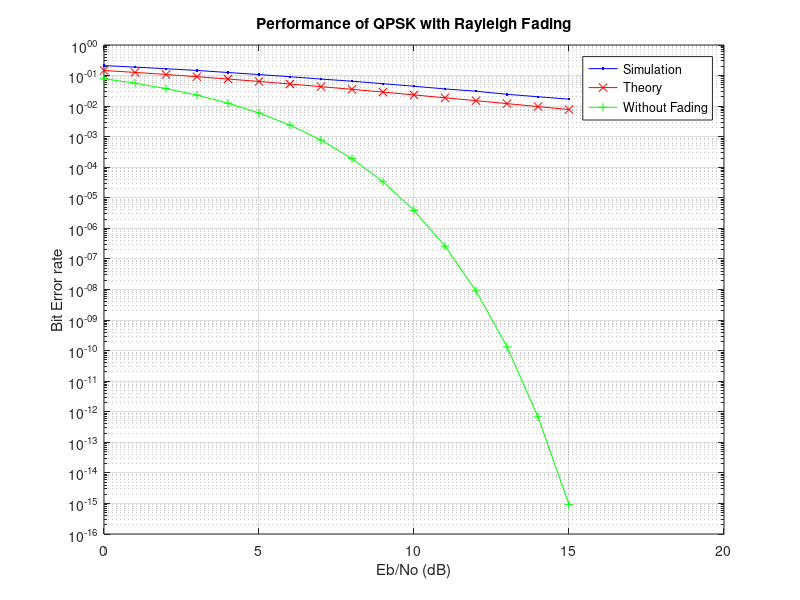

Here is the MATLAB script that generated this plot:
clc
clear all
bits=100000;
data=randint(1,bits)>0.5;
%---debugging---
%data=[1 1 1]
%xxxxxxxxxx
ebno=0:15;
BER=zeros(1,length(ebno));
   
    %---Transmitter---------
    %Gray mapping of bits into symbols
    col=length(data)/2;
    I=zeros(1,col);
    Q=I;
    
    I=data(1:2:bits-1);
    Q=data(2:2:bits);
    
    I= -2.*I+1;
    Q= -2.*Q+1;
    
    symb=I+j.*Q;
    
    %noise of fading channel
    htt1=zeros(1,length(symb)+160);
    
   
    for n=1:160:length(symb)
        
        htt1(n:n+159)=0.5*randn*ones(1,160)+1i*0.5*randn*ones(1,160);
    end
    ht=htt1(1:length(symb));        
    
    
          
for i=1:length(ebno)
           
    
    %--------CHANNEL-----------
    %Random noise generation and addition to the signal
    npsd=10.^(ebno(i)/10);
    n_var=1/sqrt(2.*npsd);
    gaussian_noise=n_var*randn(1,length(symb))  +1i*n_var*randn(1,length(symb));
    
    
    rx_symb=symb.*ht+gaussian_noise;
    %xxxxxxxxxxxxxxxxxxxxxxxxxx
    
    
    
    %-------RECEIVER-----------
    
    rx_symb=rx_symb./ht;
    
    recv_bits=zeros(1,bits);
    %demapping
    k=1;
    for ii=1:bits/2
        recv_bits(k)=  -( sign(  real(  rx_symb(ii)  )  )  -1)/2;
        recv_bits(k+1)=-( sign(  imag(  rx_symb(ii)  )  )  -1)/2;
        k=k+2;
    end
        
           
   %---SIMULATED BIT ERROR RATE----
    errors=find(xor(recv_bits,data));    
    errors=size(errors,2);
    BER(i)=errors/bits;
    %xxxxxxxxxxxxxxxxxxxxxxxxxxx
end

semilogy(ebno,BER,'b.-');
hold on

ebn=10.^(ebno/10);
thr=.5.*(1-sqrt(ebn./(1+ebn)));

pb=.5*erfc(sqrt(10.^(ebno/10)));
semilogy(ebno,thr,'rx-');
hold on
semilogy(ebno,pb,'g+-');
xlabel('Eb/No (dB)')
ylabel('Bit Error rate')
title('Performance of QPSK with Rayleigh Fading')
legend('Simulation','Theory','Without Fading')
grid on